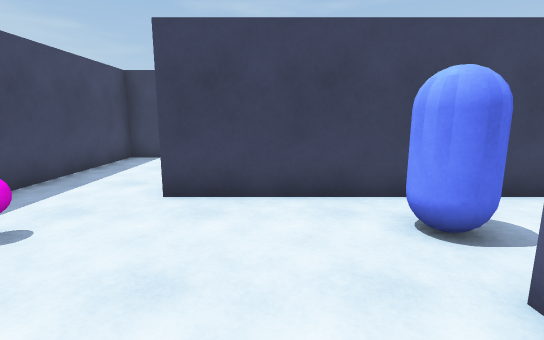
view 1 (above)

24 first-person views from a walk through a Unity game level. The camera is 1.4 m above the floor, tilts 10° down and sees 85° across. The floor is counted in squares, 1 m on a side. Each view is taken from the middle of a square. On the plan, view 1 faces up. The plan holds only what a view shows up to about 14 squares ahead; the rest is blank. The place goes on beyond the plan. The player is left out.

view 2
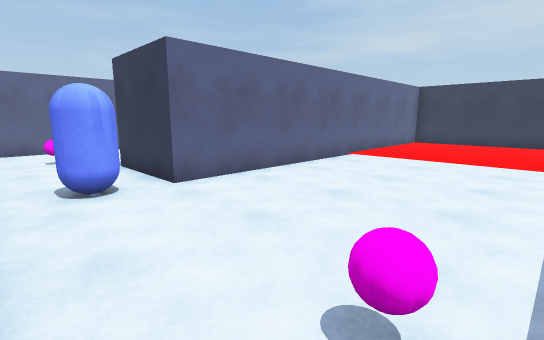

view 3
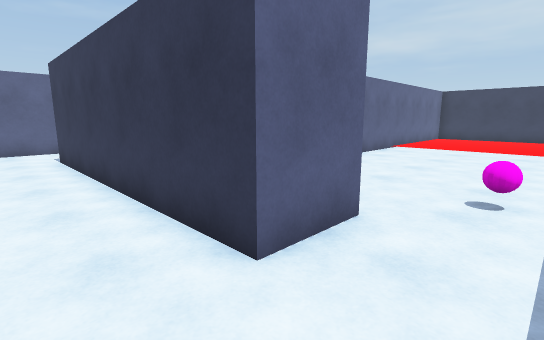

view 4
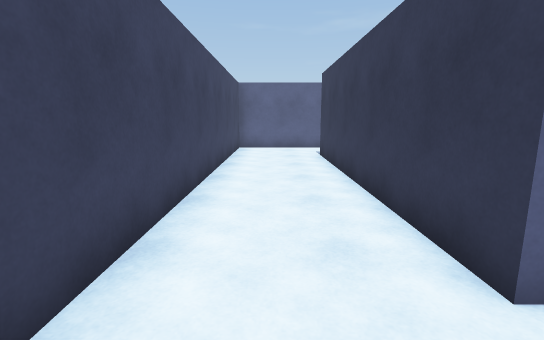

view 5
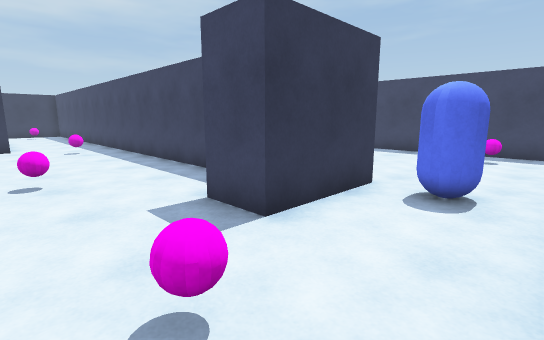

view 6
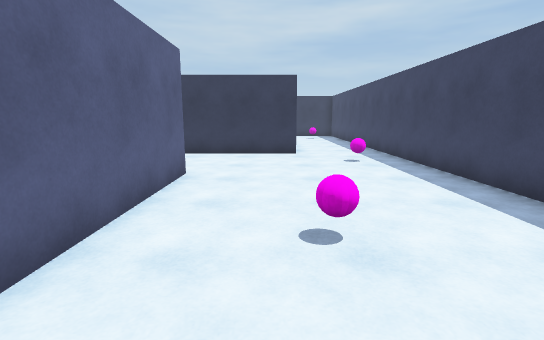

view 7
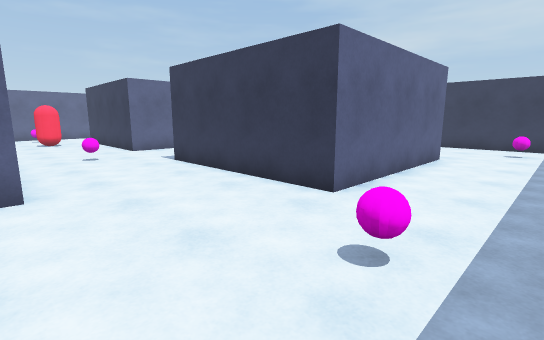

view 8
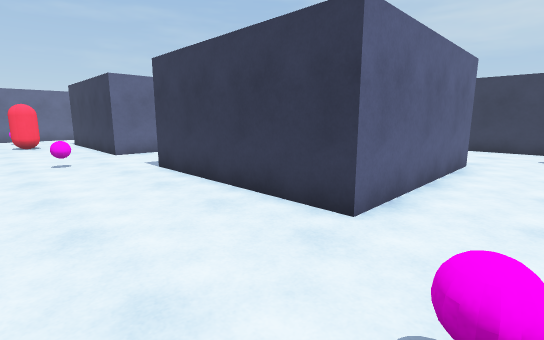

view 9
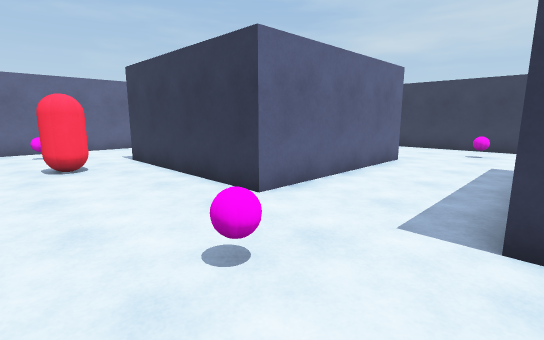

view 10
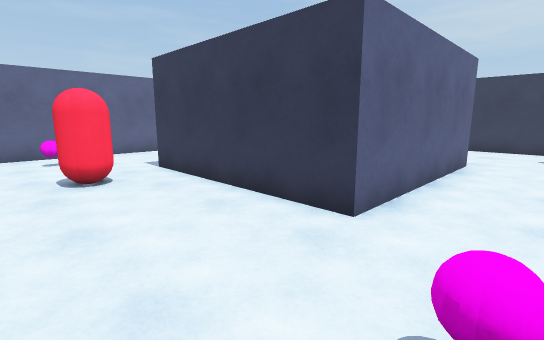

view 11
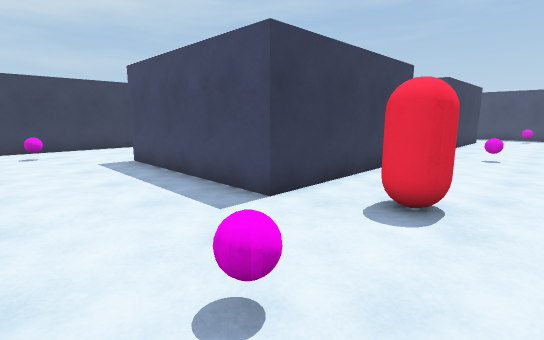

view 12
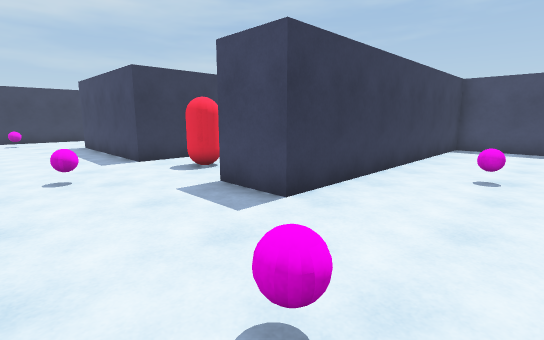

view 13
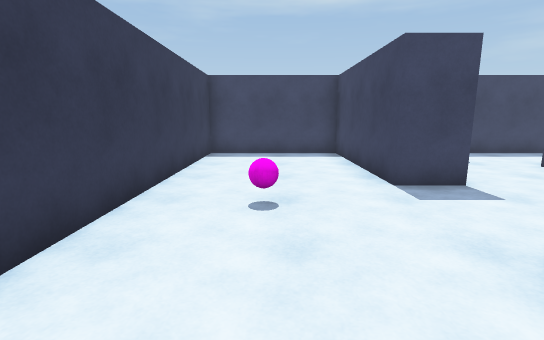

view 14
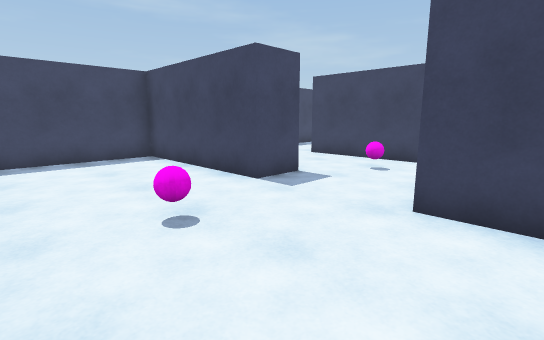

view 15
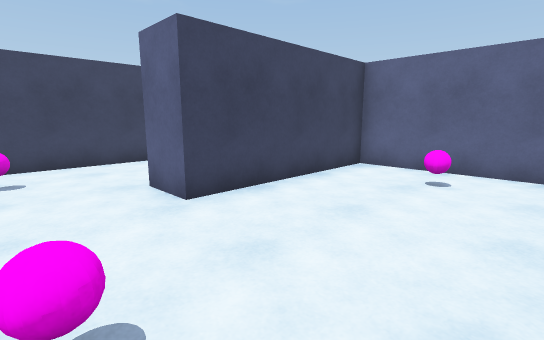

view 16
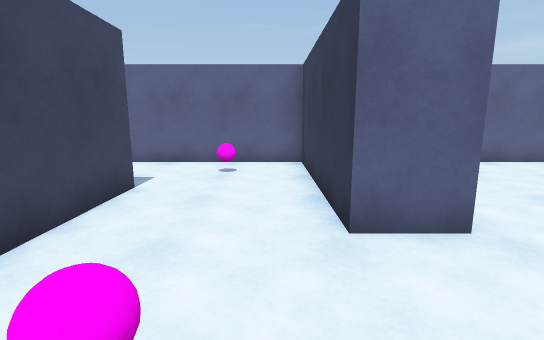

view 17
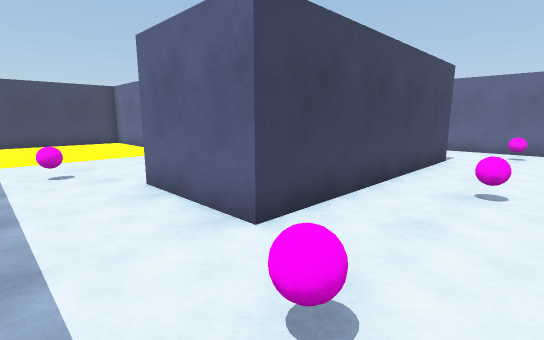

view 18
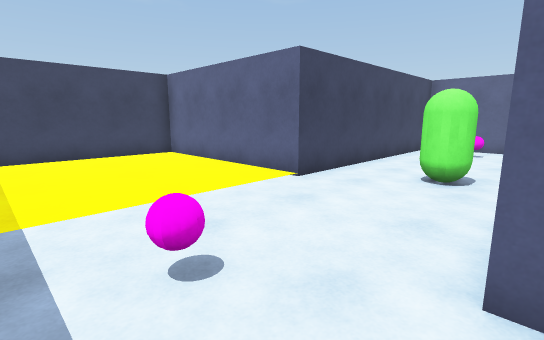

view 19
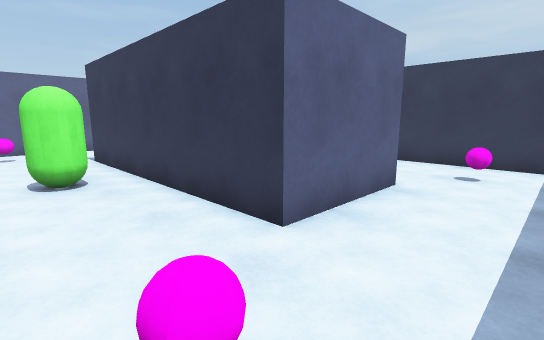

view 20
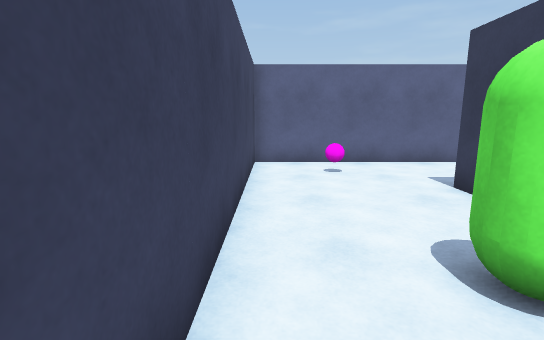

view 21
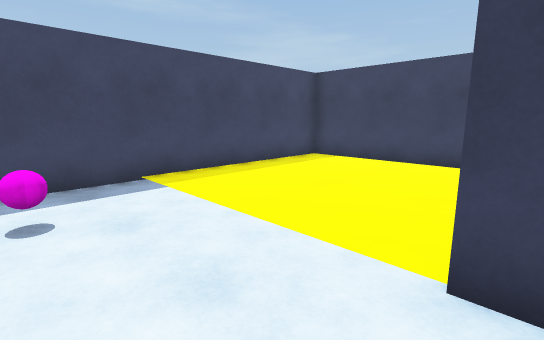

view 22
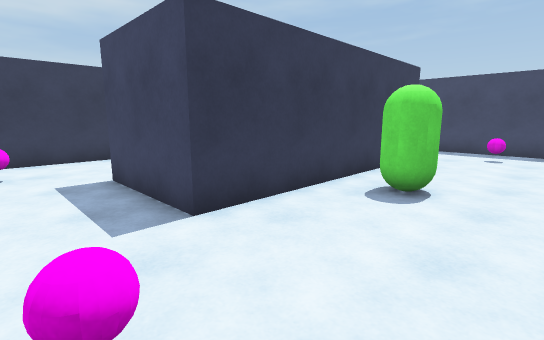

view 23
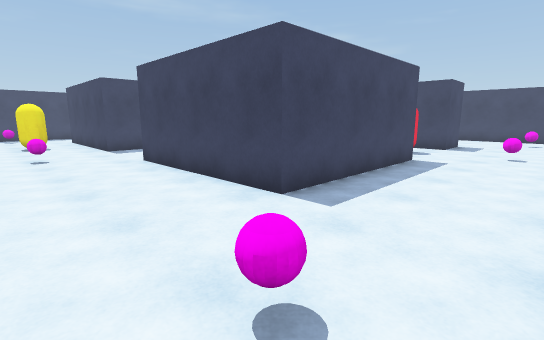

view 24
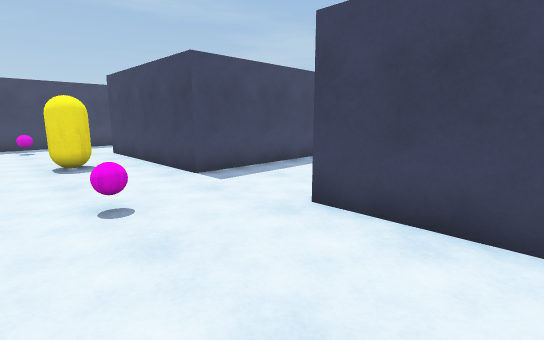

### Floor plan
Points are (right, up) in squares from view 1. A wall is a line through its corners. A room is listed if a view was taken in it or the views show most of it. See-through windows are left out.
Room 1 (view 1)
walls: (-5, 0.6) (-5, -1.4); (1.9, -9.2) (1.9, 2.1); (-5, 4.6) (-5, 2.9); (1.5, 5.2) (-2, 5.2); (-3.2, -12) (-0.8, -12)
ways out: opening at (-3.5, 5) to room 2; opening at (2.5, 3.5) to room 2
objects: ball (-3, 3)
Room 2 (views 2, 3, 4, 5, 6, 7, 8, 9, 10, 11, 12, 13, 14, 15, 16, 17, 18, 19, 20, 21, 22, 23, 24)
walls: (13.4, 2.1) (17, 2.1); (17.9, 2.1) (17.9, 0.6) (12.2, 0.6) (12.2, -4.4) (23.3, -4.4) (23.3, -6.4) (21.9, -6.4); (10.2, -6.5) (10.2, -1.1); (10.2, 2.8) (10.2, 4.5); (17, -10.7) (23.3, -10.7) (23.3, -17.1) (17, -17.1) (17, -10.7); (15.5, 5.8) (15.5, 9.3) (23.9, 9.3) (23.9, 5.8) (15.5, 5.8); (13.4, -12.1) (13.4, -17.1) (7, -17.1) (7, -10.7) (13.4, -10.7); (10.2, 6.6) (10.2, 10.6); (3.4, -2.1) (3.4, -13.2); (27.4, -5.8) (27.4, 0.6) (21.5, 0.6) (21.5, 2.1) (27.4, 2.1) (27.4, 13.6) (18.5, 13.6) (18.5, 20) (12.2, 20) (12.2, 5.9); (4.9, 5.2) (4, 5.2); (1.9, 2.1) (3.5, 2.1); (9.9, 10.5) (-5, 10.5) (-5, 4.6); (2.5, 5.2) (1.5, 5.2); (27.4, -12.6) (27.4, -7.5); (-2, 5.2) (-2, 7.2) (7.4, 7.2); (14.4, -21.9) (18.2, -21.9); (3.4, -18.6) (3.4, -20.4); (21.6, -21.9) (26.4, -21.9); (4.6, -21.9) (8.2, -21.9)
ways out: opening at (-3.5, 5) to room 1; opening at (2.5, 3.5) to room 1
objects: blue capsule (2, 3) to (3, 4); block (4, 1) to (5, 2); ball (5, -20); ball (5, -9); ball (7, -2); ball (7, 3); yellow capsule (10, -20) to (11, -19); ball (14, 4) to (15, 4); ball (14, 11); ball (15, -20); ball (15, -9); ball (19, -2); ball (19, 4); green capsule (20, 10) to (21, 11); red capsule (22, -9) to (23, -8); ball (26, -20); ball (26, -9) to (26, -8); ball (26, -2); ball (26, 4); ball (26, 11)

Where each view was taken, in squares from view 1:
view 1: 0 up, 0 right, facing up
view 2: 5 up, 4 left, facing down-right
view 3: 9 up, 4 left, facing down-right
view 4: 9 up, 4 left, facing right
view 5: 5 up, 8 right, facing down-left
view 6: 1 up, 8 right, facing down
view 7: 6 down, 4 right, facing down-right
view 8: 7 down, 5 right, facing down-right
view 9: 7 down, 13 right, facing down-right
view 10: 7 down, 15 right, facing down-right
view 11: 7 down, 27 right, facing down-left
view 12: 1 down, 27 right, facing down-left
view 13: 2 down, 24 right, facing left
view 14: 4 down, 23 right, facing up-left
view 15: 4 down, 19 right, facing up-right
view 16: 3 up, 18 right, facing right
view 17: 3 up, 13 right, facing up-right
view 18: 9 up, 13 right, facing up-right
view 19: 12 up, 13 right, facing down-right
view 20: 13 up, 18 right, facing right
view 21: 11 up, 19 right, facing up-left
view 22: 13 up, 26 right, facing down-left
view 23: 21 down, 27 right, facing up-left
view 24: 21 down, 20 right, facing up-left
